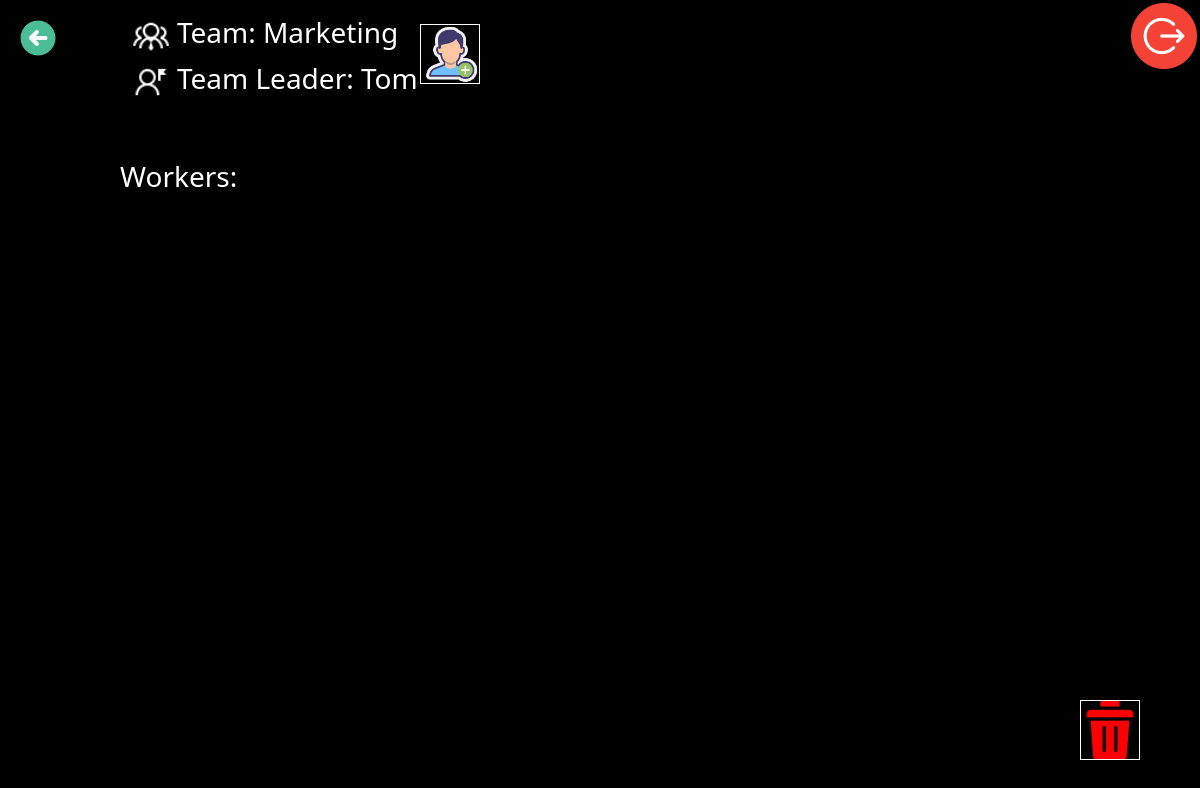
Page /tasks/list-workers/16 (signed in) on the earlier database version.
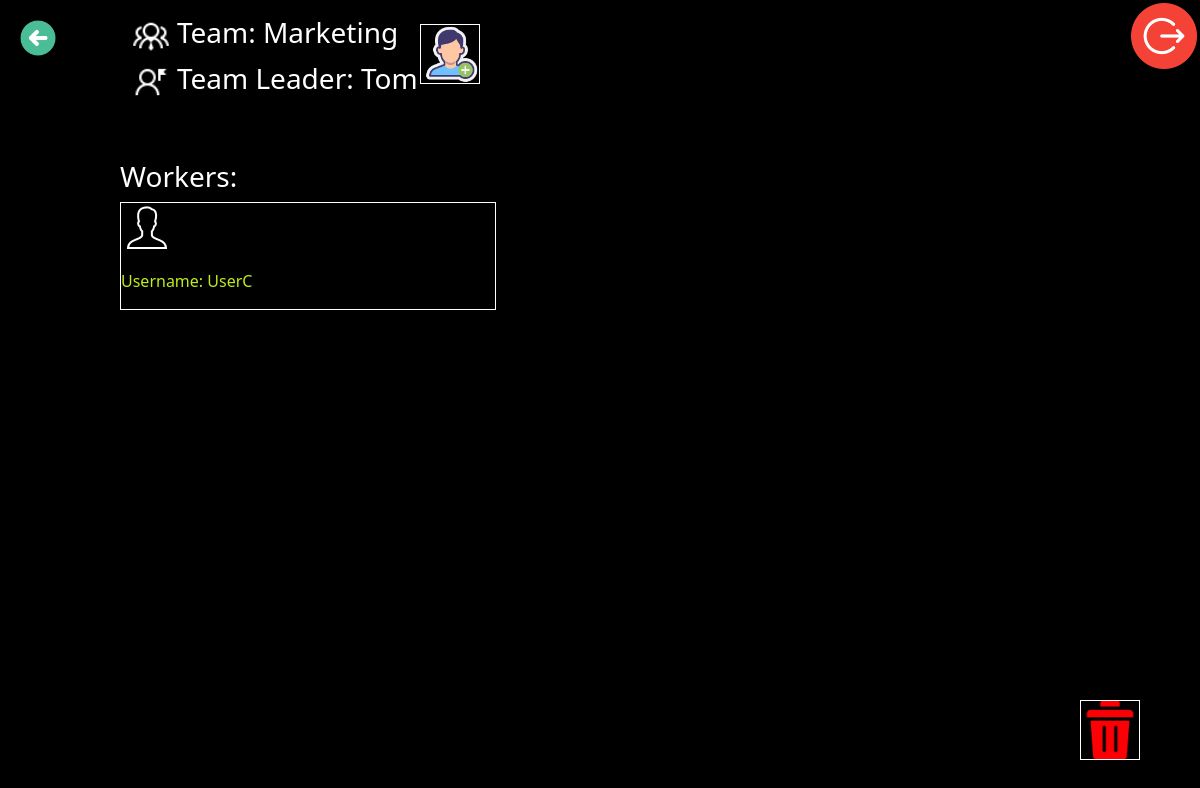
Same page on the later database version.
### listWorkers/models.py (models this page shows, shortened)
class TeamsList(Model):
    id_admin = IntegerField("id_admin", max_length=1000, null=False)
    name_team = CharField("name_team", max_length=1000, null=False)
    class Meta:
        verbose_name = "Teams"
        verbose_name_plural = "Teams"

class Workers(Model):
    id_team = IntegerField("id_team", max_length=1000, null=True)
    id_admin = IntegerField("id_admin", max_length=1000, null=True)
    id_worker = IntegerField("id_worker", max_length=1000, null=False)
    username = CharField("username", max_length=1000, null=False)
    first_name = CharField("first_name", max_length=1000, null=False)
    last_name = CharField("last_name", max_length=1000, null=False)
    class Meta:
        verbose_name = "Workers"
        verbose_name_plural = "Workers"

### listWorkers/views.py (the view)
# urls.py: path("list-workers/<int:id_team>", list_workers, name="list_workers"),
def list_workers(request, id_team):
    iduser = request.user.id
    check_log(iduser)
    nameteam = TeamsList.objects.filter(id=id_team)
    info_admin = "a"
    for i in nameteam:
        info_admin = i.id_admin
    name_admin = User.objects.filter(id=info_admin)
    db = Workers.objects.filter(id_team=id_team)
    data = {
        "db": db,
        "id_team": id_team,
        "nameteam": nameteam,
        "name_admin": name_admin,
    }
    return render(request, "listWorkers/list_workers.html", context=data)

### listWorkers/views.py (called while the page is built)
def check_log(id_user):
    if id_user:
        pass
    else:
        raise PermissionDenied()

### listWorkers/templates/listWorkers/list_workers.html (shortened to what this page needs)
{% extends 'listWorkers/base.html' %}
{% load static %}
{% block css_aditional %}
<link rel="stylesheet" href="{% static 'listWorkers/css/list_workers.css'%}">
{% endblock %}
{% block content %}
<a href="{% url 'logout' %}"><img align="right" src="/static/listWorkers/img/logout.png" id="logout">  </a>
<a href="{% url 'profile_user' %}"> <img id="back" src="/static/listWorkers/img/back2.png"> </a>
<a href="{% url 'add_an_employee' id_team %}"><img id="add_employee" src="/static/listWorkers/img/add_worker.png"></a>
    <div id="info_team">
    {% for item in nameteam %}
        <h3 id="name_team"> <img id="teams2" src="/static/listWorkers/img/teams2.png"> Team:  {{item.name_team}} </h3>
    {% endfor %}
    {% for item in name_admin %}
         <h3 id="info_admin"> <img id="leader" src="/static/listWorkers/img/leader.png"> Team Leader:  {{item.first_name}}  </h3>
    {% endfor %}
    </div>
    <div id="block">
        <h3 id="workers"> Workers: </h3>
        {% for item in db %}
            <div id="block_employe">
            <p> <img id="employee" src="/static/listWorkers/img/employee.png"> <a id="info_employee" href="{% url 'task_list_url' item.id_team item.id_worker %}">{{item.first_name}} {{item.last_name}} <br> <p id="username">Username: {{item.username}}</p></a>
            </div>
                {% endfor %}
    </div>
<a href="{% url 'delete_team' id_team %}"> <img  id="del_team" src="/static/listWorkers/img/delete3.png"> </a>
{% endblock %}

Differences in the rows shown:
added Workers: username "UserC"
